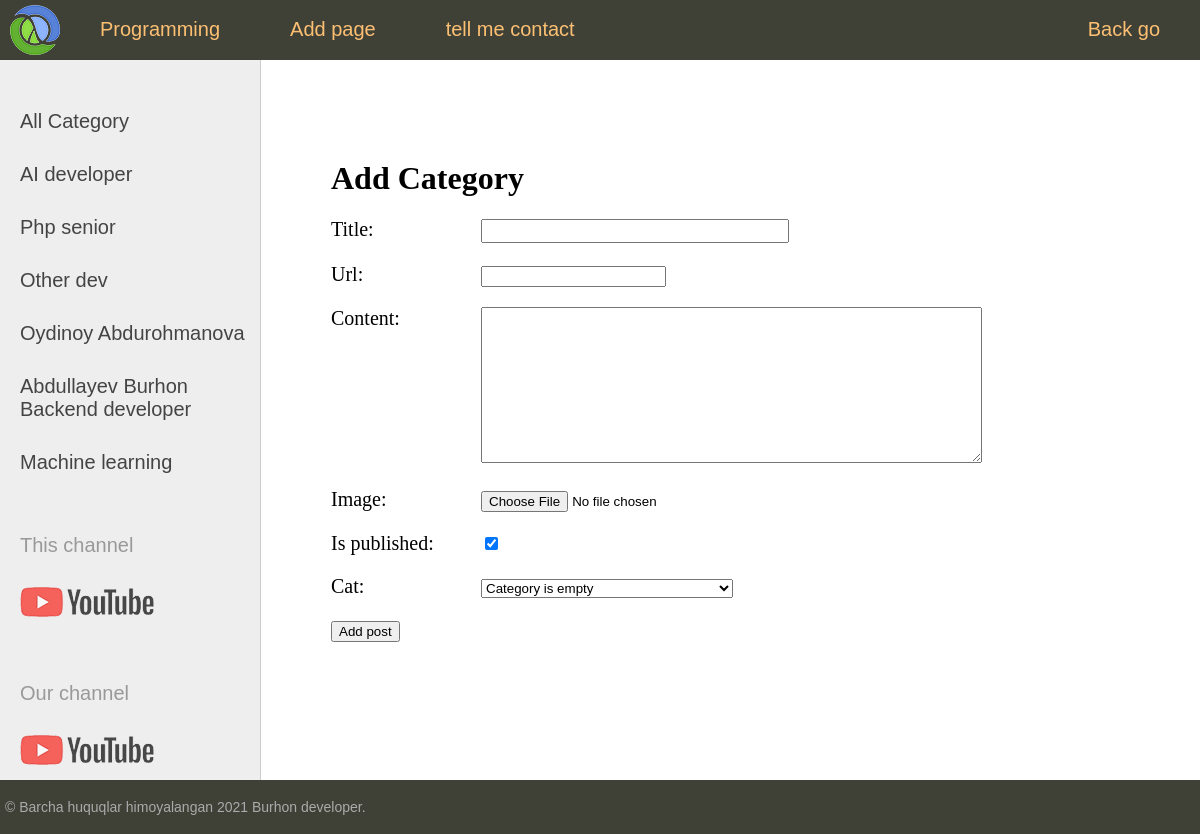
The page /addpage/ on the database its author committed.
### university/models.py (models this page shows)
class Category(models.Model):
    name = models.CharField(max_length=300, db_index=True)
    slug = models.SlugField(max_length=260, unique=True, verbose_name="Url", db_index=True)
    def __str__(self):
        return self.name
    def get_absolute_url(self):
        return reverse('category', kwargs={"cat_slug":self.slug})     ##### cat_id, self.pk   then cat_slug
    class Meta:
        verbose_name = "Category"
        verbose_name_plural = "Categories"
        ordering =['id']

### university/views.py (the view)
# urls.py: path('addpage/', AddPage.as_view(), name='add_page'),
class AddPage(CreateView):
    form_class = AddPostForm
    template_name = 'addpage.html'
    success_url = reverse_lazy('home')
    def get_context_data(self, *, object_list=None, **kwargs):
        context = super().get_context_data(**kwargs)
        context['title'] = 'Add Category'
        context['menu'] = menu
        return context

### university/forms.py (shortened to what this page needs)
class AddPostForm(forms.ModelForm):
    def __init__(self, *args, **kwargs):
        super().__init__(*args, **kwargs)
        self.fields['cat'].empty_label = "Category is empty "
    class Meta:
        model = Women
        fields = ['title', 'slug', 'content','image', 'is_published', 'cat']
        widgets = {
            'title':forms.TextInput(attrs={'class': 'form-input'}),
            'content':forms.Textarea(attrs={'cols': 60, 'rows': 10}),
                }

### university/templatetags/women_tags.py (called while the page is built)
@register.inclusion_tag('list_categories.html')
def show_categories(sort=None, cat_selected = 0 ):
    if not sort:
        cats =  Category.objects.all()
    else:
        cats =  Category.objects.order_by(sort)
    return {"cats":cats, "cat_selected": cat_selected}

### templates/addpage.html (shortened to what this page needs)
{% extends 'base.html'  %}
{% block content %}
<h1>{{title}}</h1>
<form action="{% url 'add_page' %}" method="post" ENCTYPE="multipart/form-data">
{% for f in form %}
    <p><label class="form-label" for="{{ f.id_for_label }}">{{f.label}}:</label>{{f}}</p>
{% endfor %}
        <button type="submit" class="btn btn-success btn-md">Add post</button>
    </form>
{% endblock content %}

### templates/list_categories.html
{% for c in cats  %}
		{% if c.pk == cat_selected  %}
			<li class="selected">{{c.name}}</li>
		{% else %}
			<li><a href="{{ c.get_absolute_url }}">{{c.name}}</a></li>
		{% endif  %}
{% endfor %}

### static/css/styles.css (style rules this page uses)
html, body { font-family: 'Arial'; margin: 0; padding: 0; height: 100%; width: 100%; color: #444; }
a { color: #0059b2; text-decoration: none; }
.left-chapters ul li { margin: 30px 0 0 0; color: #999; }
.left-chapters ul li a { color: #444; text-decoration: none; }
.content-text h1 { font-size: 32px; }
.form-input { width: 300px; font-size: 16px; }
.form-label { display: inline-block; min-width: 150px; vertical-align: top; }

### rows shown on the page
Category: name "AI developer"
Category: name "Php senior"
Category: name "Other dev"
Category: name "Oydinoy Abdurohmanova"
Category: name "Abdullayev Burhon Backend developer"
Category: name "Machine learning"

### other values the page prints
{{ m.title }} "Programming" "Add page" "tell me contact"
{{ m.title }} "Back go"
{{ title }} "Add Category"
{{ f.label }} "Title" "Url" "Content" "Image" "Is published" "Cat"
